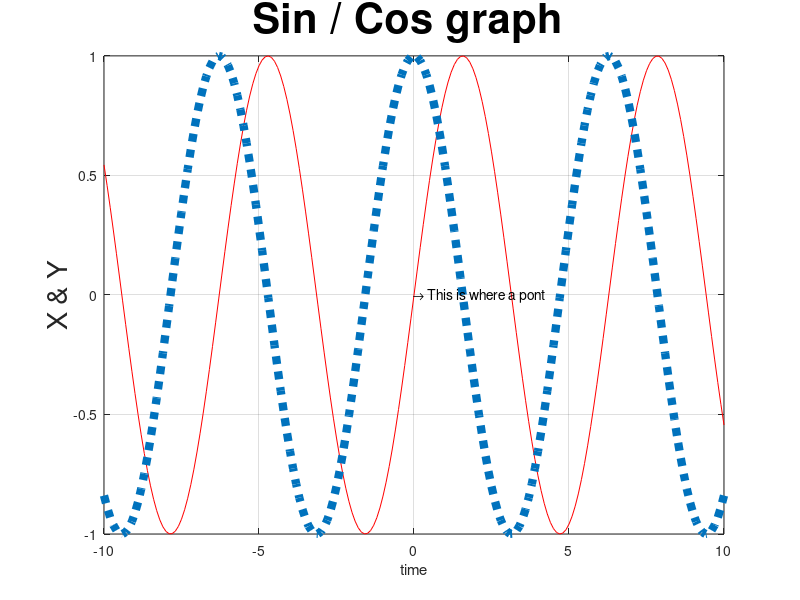

Reproduce this figure in MATLAB.
clc
t = -10:0.1:10  % 0.1 generates more x point data
y = sin(t)
z = cos(t)

% plot(t,y,'r');
%hold on
%plot(t,z,':','Linewidth',6);

 % hold on connects these two graph and shows both
          % otherwise only one will be showed

         plot(t,y,'r',t,z,':','Linewidth',6);
         title('Sin / Cos graph ','Fontsize',30);
         xlabel('time')
         ylabel('X & Y','Fontsize',20);
         text(0,0,'\rightarrow This is where a pont');
         grid on;
